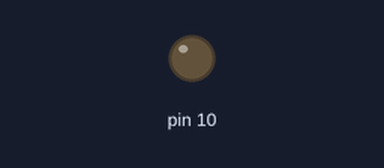
This sketch was run on a simulated Arduino Mega 2560, built with avr-gcc and run on an emulated ATmega2560. Shown: output pins drawn as LEDs (lit = HIGH).

Above: at 0.7 s.
At 5.3 s:
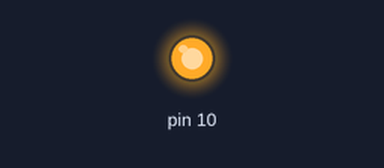
Timing chart, 0 to 7.1 s (numbered marks = the images above):
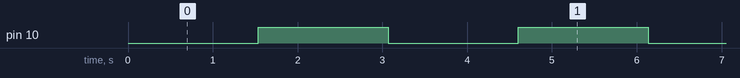

Measured:
- by itself, pin 10: alternates HIGH for 1.5 s and LOW for 1.5 s

The sketch:

PWMPRUEBA.ino
```cpp
#include <PWM.h>

//use pin 11 on the Mega instead, otherwise there is a frequency cap at 31 Hz
int led = 10;                // the pin that the LED is attached to
int brightness = 0;         // how bright the LED is
int fadeAmount = 5;         // how many points to fade the LED by
int32_t frequency = 1000; //frequency (in Hz)

void setup()
{
  //initialize all timers except for 0, to save time keeping functions
  InitTimersSafe();

  //sets the frequency for the specified pin
  bool success = SetPinFrequencySafe(led, frequency);

  //if the pin frequency was set successfully, pin 13 turn on
  if(success) {
    pinMode(10, OUTPUT);
    digitalWrite(10, HIGH);
  }
}

void loop()
{
  //use this functions instead of analogWrite on 'initialized' pins
  pwmWrite(led, brightness);

  brightness = brightness + fadeAmount;

  if (brightness == 0 || brightness == 255) {
    fadeAmount = -fadeAmount ;
  }

  delay(30);
}
```
